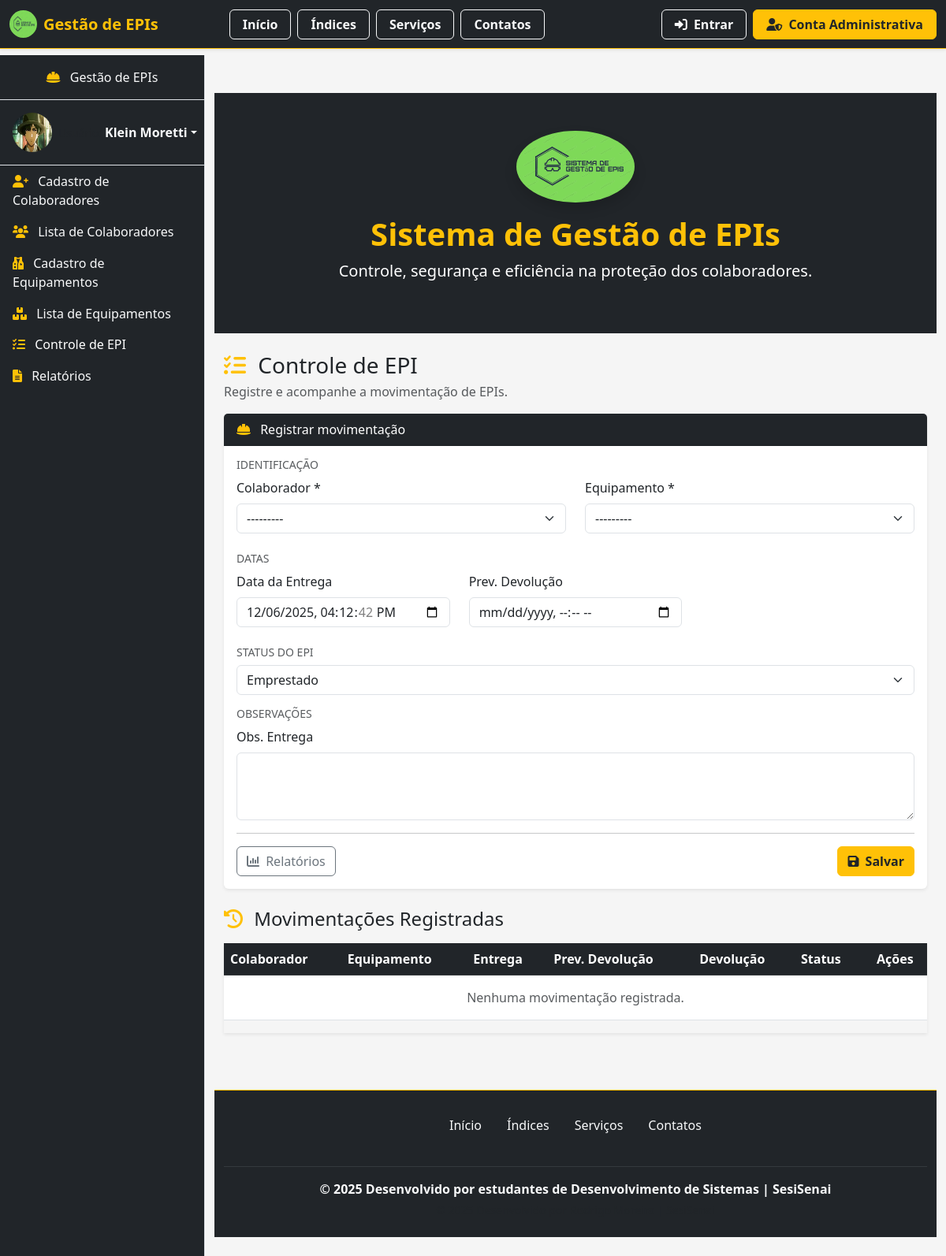
The page /epi/controlar/ on the database as committed earlier.
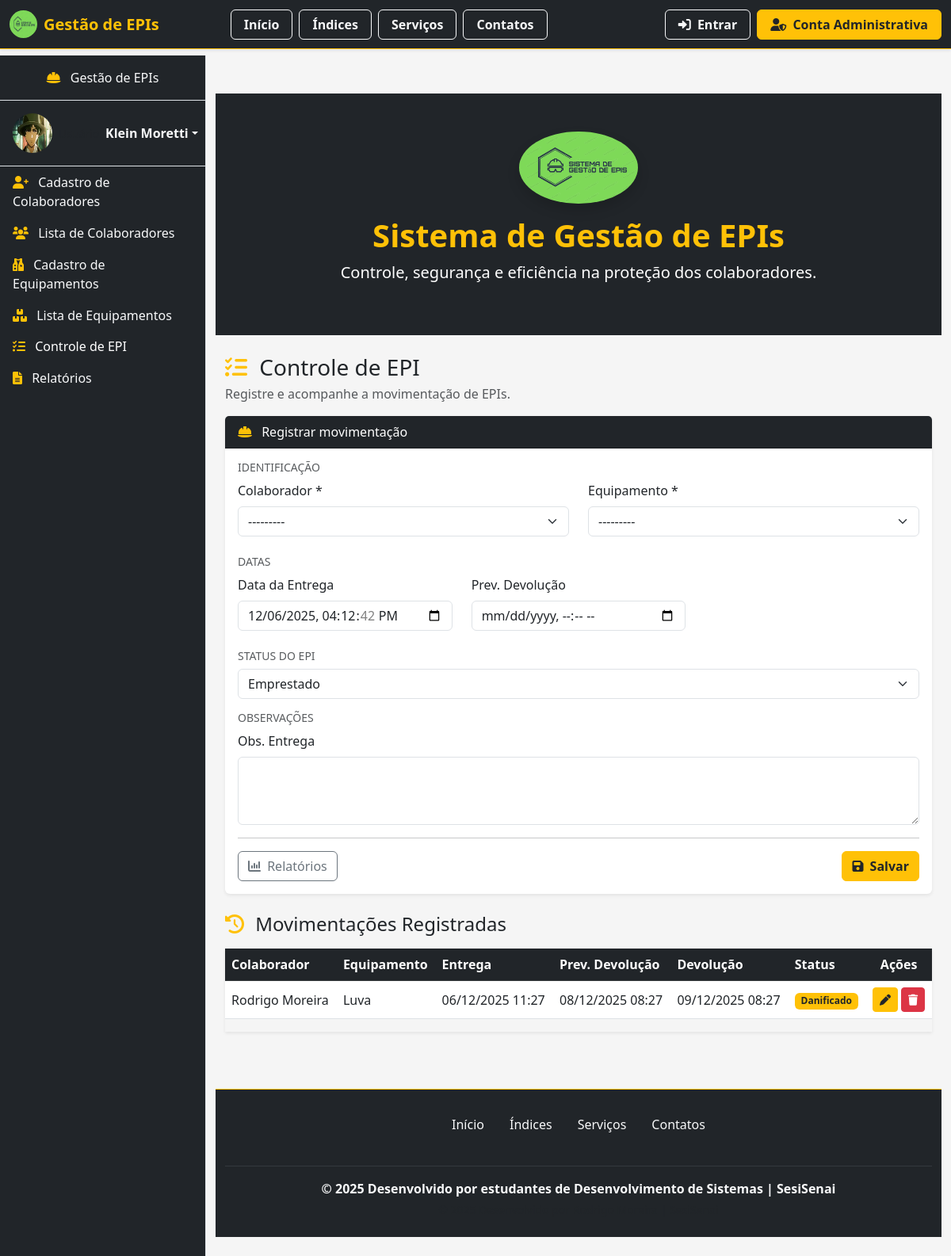
The same page on the database as committed later.
### page_app/models.py (models this page shows, shortened)
class ControleEPI(models.Model):
    STATUS_CHOICES = [
        ('EMPRESTADO', 'Emprestado'),
        ('EM_USO', 'Em uso'),
        ('FORNECIDO', 'Fornecido'),
        ('DEVOLVIDO', 'Devolvido'),
        ('DANIFICADO', 'Danificado'),
        ('PERDIDO', 'Perdido'),
    ]
    colaborador = models.ForeignKey(
        Colaborador,
        on_delete=models.CASCADE,
        related_name='movimentos'
    )
    equipamento = models.ForeignKey(
        Equipamento,
        on_delete=models.CASCADE,
        related_name='movimentos'
    )
    data_entrega = models.DateTimeField(
        default=timezone.now,
        verbose_name="Data da entrega"
    )
    data_prevista_devolucao = models.DateTimeField(
        verbose_name="Data prevista para devolução"
    )
    data_devolucao = models.DateTimeField(
        null=True,
        blank=True,
        verbose_name="Data da devolução"
    )
    status = models.CharField(
        max_length=20,
        choices=STATUS_CHOICES,
        default='EMPRESTADO'
    )
    observacao = models.TextField(
        blank=True,
        verbose_name="Observações gerais"
    )
    observacao_devolucao = models.TextField(
        blank=True,
        verbose_name="Observação na devolução"
    )

class Colaborador(models.Model):
    CARGOS = [
        ('Auxiliar', 'Auxiliar'),
        ('Operador de Máquina', 'Operador de Máquina'),
        ('Eletricista', 'Eletricista'),
        ('Supervisor', 'Supervisor'),
        ('Técnico de Segurança', 'Técnico de Segurança'),
        ('Soldador', 'Soldador'),
        ('Mecânico', 'Mecânico'),
        ('Almoxarife', 'Almoxarife'),
        ('Engenheiro', 'Engenheiro'),
        ('Inspetor', 'Inspetor'),
    ]
    nome = models.CharField(max_length=150)
    email = models.EmailField(unique=True)
    telefone = models.CharField(max_length=20, blank=True)
    funcao = models.CharField(
        max_length=100,
        choices=CARGOS,
        blank=True,
        null=True,
        verbose_name="Função / Cargo"
    )
    ativo = models.BooleanField(default=True)
    def __str__(self):
        if self.funcao:
            return f"{self.nome} ({self.funcao})"
        return self.nome

class Equipamento(models.Model):
    nome = models.CharField(max_length=150)
    descricao = models.TextField(blank=True)
    codigo = models.CharField(max_length=50, unique=True, verbose_name="Código/Patrimônio")
    ca = models.CharField(max_length=30, blank=True, verbose_name="Certificado de Aprovação (CA)")
    quantidade_estoque = models.PositiveIntegerField(default=0)
    def __str__(self):
        return self.nome

### page_app/views.py (the view)
# urls.py: path('epi/controlar/', controlar_epi, name='controlar_epi'),
def controlar_epi(request):
    if request.method == "POST":
        form = ControleEPIForm(request.POST)
        if form.is_valid():
            form.save()
            messages.success(request, "Registro salvo com sucesso!")
            return redirect("controlar_epi")
        else:
            messages.error(request, "Erro ao registrar controle de EPI.")
    else:
        form = ControleEPIForm()
    movimentos = ControleEPI.objects.select_related("colaborador", "equipamento").order_by("-data_entrega")
    return render(request, "page_app/epi/controlar.html", {
        "form": form,
        "movimentos": movimentos,
    })

### page_app/templates/page_app/epi/controlar.html (shortened to what this page needs)
{% extends "page_app/global/index.html" %}
{% load static %}
{% block content %}
<div class="container py-4">
  <div class="d-flex justify-content-between align-items-center mb-3">
    <div>
      <h3 class="mb-1">
        <i class="fa-solid fa-list-check me-2 text-warning"></i>
        Controle de EPI
      </h3>
      <p class="text-muted mb-0">Registre e acompanhe a movimentação de EPIs.</p>
    </div>
  </div>
  <div class="card shadow-sm border-0 mb-4">
    <div class="card-header bg-dark text-white">
      <i class="fa-solid fa-helmet-safety me-2 text-warning"></i>
      Registrar movimentação
    </div>
    <div class="card-body">
      <form method="post" novalidate>
        <h6 class="text-uppercase text-muted small mb-2">Identificação</h6>
        <div class="row mb-3">
          <div class="col-md-6 mb-2">
            <label class="form-label">Colaborador *</label>
            {{ form.colaborador }}
          </div>
          <div class="col-md-6 mb-2">
            <label class="form-label">Equipamento *</label>
            {{ form.equipamento }}
          </div>
        </div>
        <h6 class="text-uppercase text-muted small mb-2">Datas</h6>
        <div class="row mb-3">
          <div class="col-md-4 mb-2">
            <label class="form-label">Data da Entrega</label>
            {{ form.data_entrega }}
          </div>
          <div class="col-md-4 mb-2">
            <label class="form-label">Prev. Devolução</label>
            {{ form.data_prevista_devolucao }}
          </div>
        </div>
        <h6 class="text-uppercase text-muted small mb-2">Status do EPI</h6>
        <div class="mb-3">
          {{ form.status }}
        </div>
        <h6 class="text-uppercase text-muted small mb-2">Observações</h6>
        <div class="mb-3">
          <label class="form-label">Obs. Entrega</label>
          {{ form.observacao }}
        </div>
        <hr>
        <div class="d-flex justify-content-between">
          <a href="{% url 'relatorio_colaborador' %}" class="btn btn-outline-secondary">
            <i class="fa-solid fa-chart-column me-1"></i> Relatórios
          </a>
          <button type="submit" class="btn btn-warning text-dark fw-semibold">
            <i class="fa-solid fa-floppy-disk me-1"></i> Salvar
          </button>
        </div>
      </form>
    </div>
  </div>
  <h4 class="mb-3">
    <i class="fa-solid fa-clock-rotate-left me-2 text-warning"></i>
    Movimentações Registradas
  </h4>
  <div class="table-responsive shadow-sm">
    <table class="table table-hover align-middle bg-white">
      <thead class="table-dark">
        <tr>
          <th>Colaborador</th>
          <th>Equipamento</th>
          <th>Entrega</th>
          <th>Prev. Devolução</th>
          <th>Devolução</th>
          <th>Status</th>
          <th class="text-center">Ações</th>
        </tr>
      </thead>
      <tbody>
        {% for mov in movimentos %}
        <tr>
          <td>{{ mov.colaborador.nome }}</td>
          <td>{{ mov.equipamento.nome }}</td>
          <td>{{ mov.data_entrega|date:"d/m/Y H:i" }}</td>
          <td>{{ mov.data_prevista_devolucao|date:"d/m/Y H:i" }}</td>
          <td>
            {% if mov.data_devolucao %}
              {{ mov.data_devolucao|date:"d/m/Y H:i" }}
            {% else %}
              <span class="text-muted">—</span>
            {% endif %}
          </td>
          <td>
            {% if mov.status == "EMPRESTADO" %}
              <span class="badge bg-primary">Emprestado</span>
            {% elif mov.status == "EM_USO" %}
              <span class="badge bg-info text-dark">Em uso</span>
            {% elif mov.status == "FORNECIDO" %}
              <span class="badge bg-success">Fornecido</span>
            {% elif mov.status == "DEVOLVIDO" %}
              <span class="badge bg-secondary">Devolvido</span>
            {% elif mov.status == "DANIFICADO" %}
              <span class="badge bg-warning text-dark">Danificado</span>
            {% elif mov.status == "PERDIDO" %}
              <span class="badge bg-danger">Perdido</span>
            {% else %}
              <span class="badge bg-light text-dark">Indefinido</span>
            {% endif %}
          </td>
          <td class="text-center">
            <a href="{% url 'editar_controle_epi' mov.id %}" class="btn btn-sm btn-warning text-dark fw-semibold">
              <i class="fa-solid fa-pen"></i>
            </a>
            <a href="{% url 'excluir_controle_epi' mov.id %}" class="btn btn-sm btn-danger fw-semibold">
              <i class="fa-solid fa-trash"></i>
            </a>
          </td>
        </tr>
        {% empty %}
        <tr>
          <td colspan="7" class="text-center py-3 text-muted">
            Nenhuma movimentação registrada.
          </td>
        </tr>
        {% endfor %}
      </tbody>
    </table>
  </div>
</div>
{% endblock %}

### page_app/templates/page_app/global/index.html (shortened to what this page needs)
{% load static %}
<!DOCTYPE html>
<html lang="pt-BR">
<head>
    <link href="https://cdn.jsdelivr.net/npm/bootstrap@5.3.0/dist/css/bootstrap.min.css" rel="stylesheet">
    <link rel="stylesheet"
          href="https://cdnjs.cloudflare.com/ajax/libs/font-awesome/6.0.0/css/all.min.css">
</head>
<body>
<header>
  <nav class="navbar navbar-expand-md navbar-dark bg-dark shadow-sm fixed-top border-bottom border-warning">
    <div class="container-fluid">
      <a class="navbar-brand d-flex align-items-center" href="{% url 'index' %}">
        <img src="{% static 'page_app/img/logo.png' %}" alt="Logo" class="rounded-circle me-2" width="35" height="35">
        <span class="fw-bold text-warning">Gestão de EPIs</span>
      </a>
      <div class="collapse navbar-collapse" id="navbarCollapse">
        <ul class="navbar-nav mx-auto mb-2 mb-md-0">
          <li class="nav-item me-2">
            <a class="btn btn-outline-light fw-semibold px-3 {% if request.path == '/' %}active{% endif %}"
               href="{% url 'index' %}">
               Início
            </a>
          </li>
          <li class="nav-item me-2">
            <a class="btn btn-outline-light fw-semibold px-3 {% if request.path == '/info/' %}active{% endif %}"
               href="{% url 'info' %}">
               Índices
            </a>
          </li>
          <li class="nav-item me-2">
            <a class="btn btn-outline-light fw-semibold px-3 {% if request.path == '/services/' %}active{% endif %}"
               href="{% url 'services' %}">
               Serviços
            </a>
          </li>
          <li class="nav-item">
            <a class="btn btn-outline-light fw-semibold px-3 {% if request.path == '/contato/' %}active{% endif %}"
               href="{% url 'contato' %}">
               Contatos
            </a>
          </li>
        </ul>
        <ul class="navbar-nav ms-auto">
          {% if request.session.usuario_id %}
            <li class="nav-item me-2">
              <span class="navbar-text text-light me-2">
                <i class="fa-solid fa-user-gear me-1"></i>
                {{ request.session.usuario_nome }}
              </span>
            </li>
            <li class="nav-item">
              <a class="btn btn-danger fw-semibold px-3" href="{% url 'logout_usuario' %}">
                <i class="fas fa-sign-out-alt me-1"></i> Sair
              </a>
            </li>
          {% else %}
            <li class="nav-item me-2">
              <a class="btn btn-outline-light fw-semibold px-3" href="{% url 'entrar' %}">
                <i class="fas fa-sign-in-alt me-1"></i> Entrar
              </a>
            </li>
            <li class="nav-item">
              <a class="btn btn-warning text-dark fw-semibold px-3" href="/admin/">
                <i class="fas fa-user-shield me-1"></i> Conta Administrativa
              </a>
            </li>
          {% endif %}
        </ul>
      </div>
    </div>
  </nav>
</header>
<div class="d-flex" id="wrapper">
    <div class="border-end bg-dark text-light" id="sidebar-wrapper">
        <div class="sidebar-heading border-bottom py-3 text-center">
            <i class="fa-solid fa-helmet-safety me-2 text-warning"></i>
            Gestão de EPIs
        </div>
        <div class="p-3 border-bottom d-flex align-items-center bg-dark">
            <img src="{% static 'page_app/img/usuario_fake.jpg' %}"
                 alt="Usuário"
                 width="50"
                 height="50"
                 class="rounded-circle me-2">
            <div class="dropdown">
                <a class="d-flex align-items-center text-decoration-none dropdown-toggle text-light"
                   href="#"
                   id="userMenuSide"
                   data-bs-toggle="dropdown"
                   aria-expanded="false">
                    <span class="me-1 text-muted small">Usuário:</span>
                    <strong>
                      {% if request.session.usuario_nome %}
                          {{ request.session.usuario_nome }}
                      {% else %}
                          Klein Moretti
                      {% endif %}
                    </strong>
                </a>
            </div>
        </div>
        <div class="list-group list-group-flush">
            <a href="{% url 'criar_colaborador' %}"
               class="list-group-item list-group-item-action bg-dark text-light border-0
                      {% if request.path == '/colaboradores/novo/' %}active bg-warning text-white{% endif %}">
                <i class="fa-solid fa-user-plus me-2 text-warning"></i> Cadastro de Colaboradores
            </a>
            <a href="{% url 'listar_colaboradores' %}"
               class="list-group-item list-group-item-action bg-dark text-light border-0
                      {% if request.path == '/colaboradores/' %}active bg-warning text-white{% endif %}">
                <i class="fa-solid fa-users me-2 text-warning"></i> Lista de Colaboradores
            </a>
            <a href="{% url 'cadastrar_equipamento' %}"
               class="list-group-item list-group-item-action bg-dark text-light border-0
                      {% if request.path == '/equipamentos/novo/' %}active bg-warning text-white{% endif %}">
                <i class="fa-solid fa-vest-patches me-2 text-warning"></i> Cadastro de Equipamentos
            </a>
            <a href="{% url 'listar_equipamentos' %}"
               class="list-group-item list-group-item-action bg-dark text-light border-0
                      {% if request.path == '/equipamentos/' %}active bg-warning text-white{% endif %}">
                <i class="fa-solid fa-boxes-stacked me-2 text-warning"></i> Lista de Equipamentos
            </a>
            <a href="{% url 'controlar_epi' %}"
               class="list-group-item list-group-item-action bg-dark text-light border-0
                      {% if request.path == '/epi/controlar/' %}active bg-warning text-white{% endif %}">
                <i class="fa-solid fa-list-check me-2 text-warning"></i> Controle de EPI
            </a>
            <a href="{% url 'relatorio_colaborador' %}"
               class="list-group-item list-group-item-action bg-dark text-light border-0
                      {% if request.path == '/relatorios/colaborador/' %}active bg-warning text-white{% endif %}">
                <i class="fa-solid fa-file-lines me-2 text-warning"></i> Relatórios
            </a>
        </div>
    </div>
    <div id="page-content-wrapper" class="flex-grow-1">
        <main class="container-fluid py-4">
            {% include "page_app/partial/welcome.html" %}
            {% block content %}{% endblock content %}
            {% include "page_app/partial/footer.html" %}
        </main>
    </div>
</div>
</body>
</html>

### page_app/templates/page_app/partial/welcome.html
{% load static %}
<div class="mt-4 p-5 bg-dark text-white text-center">
    <img src="{% static 'page_app/img/logo.png' %}" alt="Logo do sistema de gestão de EPIs" class="rounded-circle mb-3 shadow" width="150">
    <h1 class="fw-bold text-warning">Sistema de Gestão de EPIs</h1>
    <p class="lead">Controle, segurança e eficiência na proteção dos colaboradores.</p>
</div>

### page_app/templates/page_app/partial/footer.html
<div class="container-fluid bg-dark text-light mt-5 border-top border-warning">
    <footer class="py-4">
        <div class="row justify-content-center">
            <div class="col-md-6 text-center">
                <ul class="nav justify-content-center mb-3">
                    <li class="nav-item"><a href="{% url 'index' %}" class="nav-link px-3 text-light">Início</a></li>
                    <li class="nav-item"><a href="{% url 'info' %}" class="nav-link px-3 text-light">Índices</a></li>
                    <li class="nav-item"><a href="{% url 'services' %}" class="nav-link px-3 text-light">Serviços</a></li>
                    <li class="nav-item"><a href="{% url 'contato' %}" class="nav-link px-3 text-light">Contatos</a></li>
                </ul>
            </div>
        </div>
        <hr class="border-secondary my-3">
        <div class="text-center">
            <p class="mb-1 fw-semibold">© 2025 Desenvolvido por estudantes de Desenvolvimento de Sistemas | SesiSenai</p>
            <p class="small text-muted mb-0">© 2025 Desenvolvido por Rodrigo Moreira | SesiSenai</p>
        </div>
    </footer>
</div>

Rows that differ between the two databases and show on the page:
added ControleEPI: colaborador.nome "Rodrigo Moreira", equipamento.nome "Luva", data_entrega "06/12/2025 11:27", data_prevista_devolucao "08/12/2025 08:27", data_devolucao "09/12/2025 08:27", status "Danificado"
Other text that changed with them:
text no longer shown: "Nenhuma movimentação registrada."
